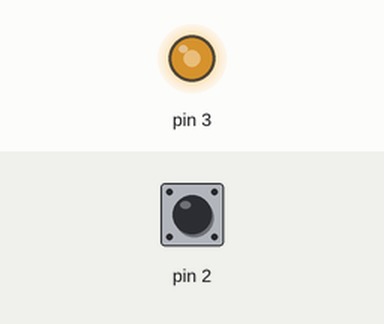
The sketch below on a simulated Arduino Uno, built with avr-gcc and run on an emulated ATmega328P. Shown: output pins drawn as LEDs (lit = HIGH). The inputs (shaded band) are chosen by the test bench; at power-on: pin 2 LOW.

Above: at 1.2 s.
1.3 s: pin 2 pulsed HIGH 2 times (0.12 s each, 0.3 s apart)
At 2.1 s:
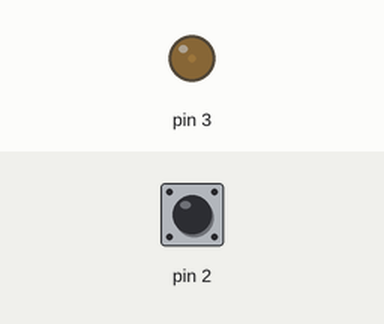
Timing chart, 0 to 4.3 s (numbered marks = the images above; inputs shaded):
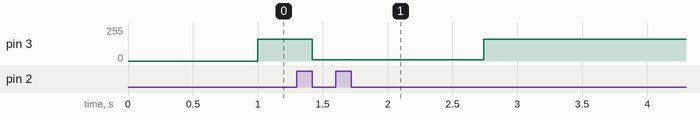

The sketch:

main.ino
```cpp
void setup() {
  Serial.begin(9600);
  pinMode(2,INPUT);
  pinMode(3,OUTPUT);

}

void loop() {
  analogWrite(3,map(pulseIn(2,HIGH),1100,1900,0,255));
  delay(20);

}
```

Measured:
- after the input at 1.3 s, pin 3: 162/255 → 11/255 after 0.12 s, → 162/255 1.3 s later
